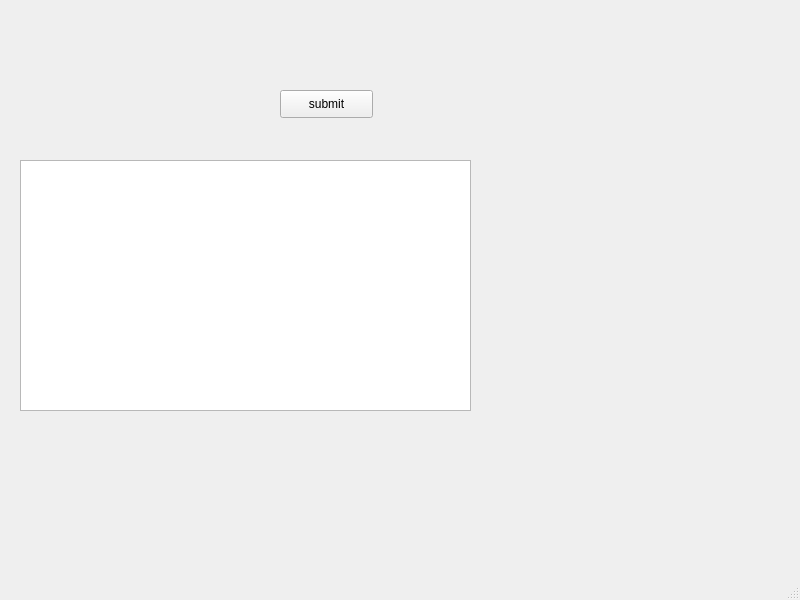
<?xml version="1.0" encoding="UTF-8"?>
<ui version="4.0">
 <class>MainWindow</class>
 <widget class="QMainWindow" name="MainWindow">
  <property name="geometry">
   <rect>
    <x>0</x>
    <y>0</y>
    <width>800</width>
    <height>600</height>
   </rect>
  </property>
  <property name="windowTitle">
   <string>MainWindow</string>
  </property>
  <widget class="QWidget" name="centralwidget">
   <widget class="QPushButton" name="pushButton">
    <property name="geometry">
     <rect>
      <x>280</x>
      <y>90</y>
      <width>93</width>
      <height>28</height>
     </rect>
    </property>
    <property name="text">
     <string>submit</string>
    </property>
   </widget>
   <widget class="QPlainTextEdit" name="plainTextEdit">
    <property name="geometry">
     <rect>
      <x>20</x>
      <y>160</y>
      <width>451</width>
      <height>251</height>
     </rect>
    </property>
   </widget>
  </widget>
  <widget class="QStatusBar" name="statusbar"/>
 </widget>
 <resources/>
 <connections/>
</ui>
